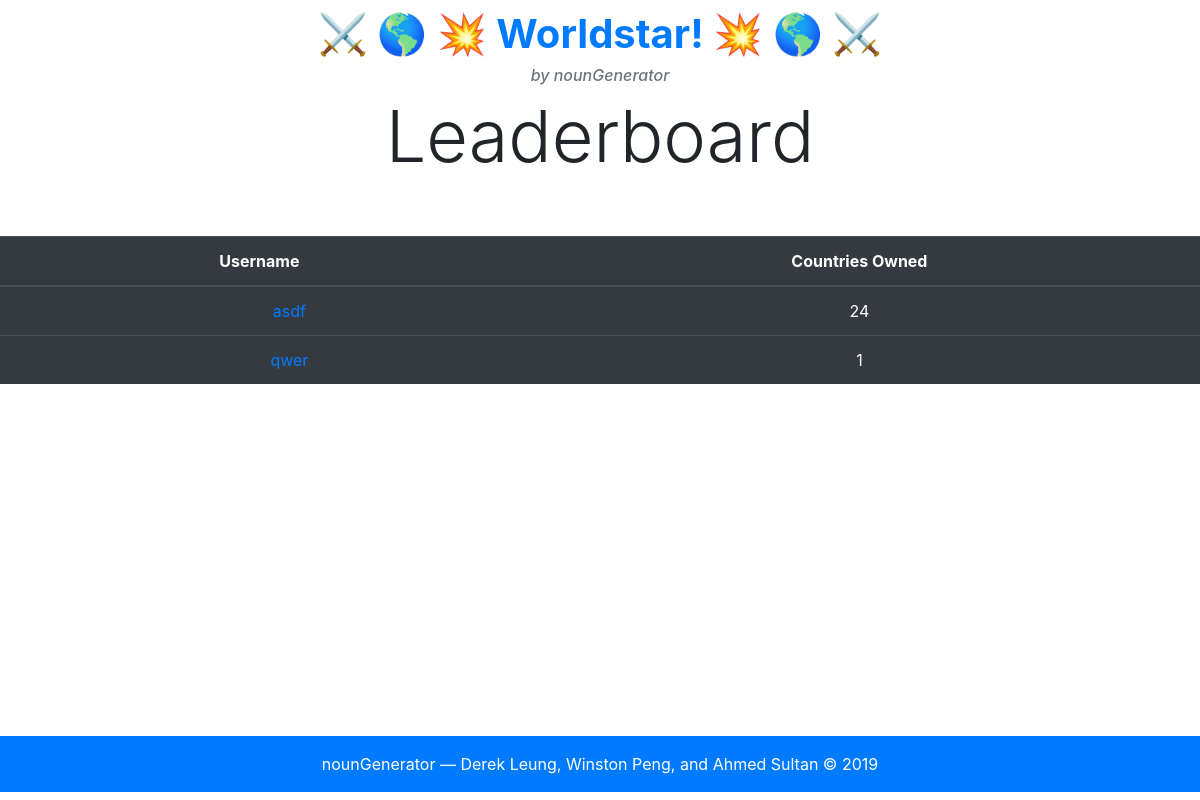
The app's page /leaderboards with its own data.
### tables this page shows
CREATE TABLE userdata(username TEXT, password TEXT, countriesOwned INTEGER, countryList BLOB);

### app.py (the view)
@app.route("/leaderboards")
def leaderboard():
    stuff = []
    with sqlite3.connect(DB_FILE) as connection:
        cur = connection.cursor()
        cur.execute('SELECT username FROM userdata;')
        names = cur.fetchall()
    for i in names:  # loops through all registered usernames
        cur.execute("SELECT * FROM countrydata WHERE OWNER LIKE ? ;",(i[0],)) #cross references username with country owners
        count = len(cur.fetchall())
        stuff.append([i,count])
    sorted(stuff, key =lambda x: x[1], reverse =True)
    print(stuff)
    return render_template("leaderboard.html", stuff = stuff)

### templates/leaderboard.html
{% extends "base.html" %}
{% block body %}
<div style="text-align: center;">
<h1 class="display-3">Leaderboard</h1>
<br>
<br>
<table class="table table-dark">
  <thead>
    <tr>
      <th scope="col">Username</th>
      <th scope="col">Countries Owned</th>
    </tr>
  </thead>
  <tbody>
    {% for i in stuff %}
    <tr>
      <td><a class="text-primary" style="text-align: left; padding-left: 5vw;" href="/profile/{{i[0][0]}}"> {{i[0][0]}}</a></td>
      <td>{{i[1]}}</td>
    </tr>
    {% endfor %}
  </tbody>
</table>
</div>
{% endblock %}

### records on screen
userdata: username "asdf", i "24"
userdata: username "qwer", i "1"
